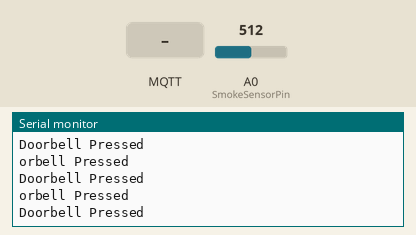
Simulated run of this sketch. Board: ESP8266 (NodeMCU). Parts: the last lines printed to the serial monitor. The inputs (shaded band) are chosen by the test bench; at power-on: A0 (SmokeSensorPin) = 512. WiFi joins after 1.5 s; servers stay silent unless stated; no MQTT or app messages arrive unless stated.

Above: at 2.7 s.
2.8 s: A0 (SmokeSensorPin) set to 390
At 2.89 s:
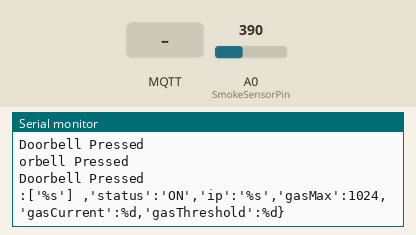
4.7 s: MQTT message "ping" arrives on the first subscribed topic
7.7 s: MQTT message "1" arrives on the first subscribed topic
10.7 s: A0 (SmokeSensorPin) set to 410
At 10.77 s:
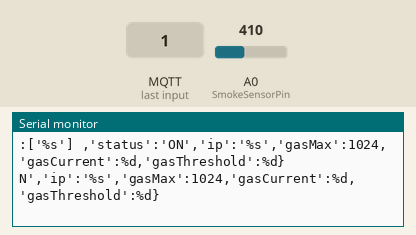

The sketch:

Smoke_Sensor.ino
```cpp
#include<ESP8266WiFi.h>
#include <WiFiClient.h>
#include <PubSubClient.h>
#include <ArduinoJson.h>

const char* ssid = "17066 2.4G";     // replace with your wifi ssid and wpa2 key
const char* pass = "1234567890";
const char* broker = "broker.hivemq.com";
const char* inTopic = "7C123F6551FB49E0A2DF99402906DFF81EF2632D12424DA88229EA6D431C8CFC"; //API Key
const char* conTopic = "7C123F6551FB49E0A2DF99402906DFF81EF2632D12424DA88229EA6D431C8CFC/server";
#define SmokeSensorPin A0 //Analog PIN
#define SmokeSensor "74517D4C682E49ECB9437A633F7717CB" //DeviceID

int sensorThres = 400;
int analogSensor = 0;
char message[3600];
#define DeviceSize 1
String deivcesId[DeviceSize] = { SmokeSensor}; //
WiFiClient espClient;
PubSubClient client(espClient);
StaticJsonDocument<400> mqttData;

void setup() {
  pinMode(SmokeSensorPin, INPUT);
    Serial.begin(9600);
    delay(10);
    Serial.println("Connecting to ");
    Serial.println(ssid);
    WiFi.begin(ssid, pass);
    while (WiFi.status() != WL_CONNECTED)
    {
        delay(500);
        Serial.print(".");
    }
    Serial.println("");
    Serial.println("WiFi connected");
    client.setServer(broker, 1883);
    client.setCallback(callback);
}

void loop() {
    if (!client.connected()) {
        reconnect();
    }
    client.loop();
  analogSensor = analogRead(SmokeSensorPin);
  Serial.println("Gas Level:"+analogSensor);
  if(analogSensor>sensorThres)
  {
    GasReport(SmokeSensor,analogSensor);
  }
}
void connectionStatusOnServer(String deviceId, String Status)
{
    if (deviceId != "")
    {
        String devices = "[";
        devices += "'" + deviceId + "'";
        devices += "]";
        snprintf(message, 3600, "{'wifi':'%s','devices':%s \n,'status':'%s','ip':'%s'}", ssid, devices.c_str(), Status, WiFi.localIP().toString().c_str());
        client.publish(conTopic, message);
    }
}
void serverPing()
{
    for (int i = 0; i < DeviceSize; i++)
    {
        String devices = "['";
        devices += deivcesId[i];
        devices += "']";
        snprintf(message, 3600, "{'wifi':'%s','devices':%s \n,'status':'','ip':'%s'}", ssid, devices.c_str(), WiFi.gatewayIP().toString().c_str());
        client.publish(conTopic, message);
    }
}
void reconnect() {
    while (!client.connected())
    {
        Serial.print("\n Connecting To ");
        Serial.println(broker);
        if (client.connect("Web_Iot_"+millis(), "", ""))
        {
            Serial.print("\n Connected To ");
            Serial.println(broker);
            client.subscribe(inTopic);
            Serial.println("subscribe to " + String(inTopic));
        }
        else
        {
            Serial.print("\n Trying to Connect from");
            Serial.println(broker);
            delay(5000);
        }
    }
}
void callback(char* topic, byte* payload, unsigned int length)
{
    Serial.print("Msg Received");
    char data[200];
    for (int i = 0; i < length; i++)
    {
        data[i] = (char)payload[i];
    }

    DeserializationError error = deserializeJson(mqttData, data);
    if (error) {
        Serial.print(F("deserializeJson() failed: "));
        Serial.println(error.f_str()); //unable to convert mqtt data/incoming device data from server
        return;
    }
    Serial.println("Msg Converted");
    String action = mqttData["action"];
    if (action == "ping")
    {
        Serial.println("ping command received");
        serverPing();
        Serial.println("ping command Replied");
        return;
    }
}
void GasReport(String deviceId,int val)
{
  snprintf(message, 3600, "{'wifi':'%s','devices':['%s'] ,'status':'ON','ip':'%s','gasMax':1024,'gasCurrent':%d,'gasThreshold':%d}",ssid, deviceId.c_str(), WiFi.localIP().toString().c_str(),val,sensorThres);
  client.publish(conTopic, message);
  snprintf(message, 3600, "{'deviceId':'%s','action':'doorbell'}", deviceId.c_str());
  client.publish(inTopic, message);
  Serial.println("Doorbell Pressed");
}
```

Measured:
- after the input at 2.8 s, the serial monitor: prints a new line at once (image 1)
- after the input at 10.7 s, the serial monitor: prints a new line at once (image 2)
